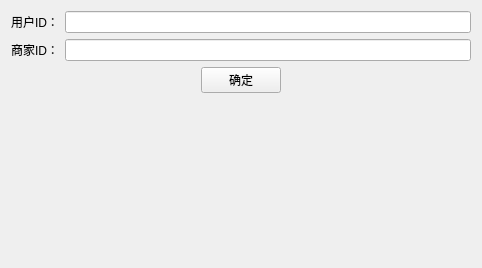
<?xml version="1.0" encoding="UTF-8"?>
<ui version="4.0">
 <class>Widget</class>
 <widget class="QWidget" name="Widget">
  <property name="geometry">
   <rect>
    <x>0</x>
    <y>0</y>
    <width>482</width>
    <height>268</height>
   </rect>
  </property>
  <property name="windowTitle">
   <string>Widget</string>
  </property>
  <layout class="QHBoxLayout" name="horizontalLayout_2">
   <item>
    <layout class="QVBoxLayout" name="verticalLayout">
     <item>
      <layout class="QFormLayout" name="formLayout">
       <item row="0" column="0">
        <widget class="QLabel" name="iDLabel">
         <property name="text">
          <string>用户ID：</string>
         </property>
        </widget>
       </item>
       <item row="0" column="1">
        <widget class="QLineEdit" name="iDLineEdit"/>
       </item>
       <item row="1" column="0">
        <widget class="QLabel" name="iDLabel_2">
         <property name="text">
          <string>商家ID：</string>
         </property>
        </widget>
       </item>
       <item row="1" column="1">
        <widget class="QLineEdit" name="iDLineEdit_2"/>
       </item>
      </layout>
     </item>
     <item>
      <layout class="QHBoxLayout" name="horizontalLayout">
       <item>
        <spacer name="horizontalSpacer">
         <property name="orientation">
          <enum>Qt::Horizontal</enum>
         </property>
         <property name="sizeHint" stdset="0">
          <size>
           <width>40</width>
           <height>20</height>
          </size>
         </property>
        </spacer>
       </item>
       <item>
        <widget class="QPushButton" name="pushButton">
         <property name="text">
          <string>确定</string>
         </property>
        </widget>
       </item>
       <item>
        <spacer name="horizontalSpacer_2">
         <property name="orientation">
          <enum>Qt::Horizontal</enum>
         </property>
         <property name="sizeHint" stdset="0">
          <size>
           <width>40</width>
           <height>20</height>
          </size>
         </property>
        </spacer>
       </item>
      </layout>
     </item>
     <item>
      <spacer name="verticalSpacer">
       <property name="orientation">
        <enum>Qt::Vertical</enum>
       </property>
       <property name="sizeHint" stdset="0">
        <size>
         <width>20</width>
         <height>40</height>
        </size>
       </property>
      </spacer>
     </item>
    </layout>
   </item>
  </layout>
 </widget>
 <resources/>
 <connections/>
</ui>
